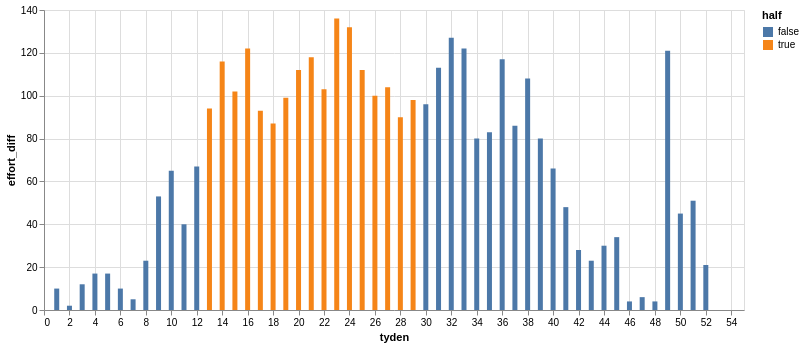

Notebook code cell kept with this figure:
### Code cell
alt.Chart(
    mark_shortest_half_span(df=serie(segment="Adamaov climb")),
    width=700,
    height=300
).mark_bar(
).encode(
    alt.X("tyden"),
    alt.Y("effort_diff"),
    alt.Color("half")
)

### Figure 1 — Vega-Lite specification as saved in the notebook (floating-point values rounded to 4 significant figures)
{"config": {"view": {"continuousWidth": 300, "continuousHeight": 300}}, "data": {"name": "data-4ce711fe31e4ea1eff8f35c79f806738"}, "mark": {"type": "bar"}, "encoding": {"color": {"field": "half", "type": "nominal"}, "x": {"field": "tyden", "type": "quantitative"}, "y": {"field": "effort_diff", "type": "quantitative"}}, "height": 300, "width": 700, "$schema": "https://vega.github.io/schema/vega-lite/v6.1.0.json", "datasets": {"data-4ce711fe31e4ea1eff8f35c79f806738": [{"tyden": 1, "effort_diff": 10, "half": false}, {"tyden": 2, "effort_diff": 2, "half": false}, {"tyden": 3, "effort_diff": 12, "half": false}, {"tyden": 4, "effort_diff": 17, "half": false}, {"tyden": 5, "effort_diff": 17, "half": false}, {"tyden": 6, "effort_diff": 10, "half": false}, {"tyden": 7, "effort_diff": 5, "half": false}, {"tyden": 8, "effort_diff": 23, "half": false}, {"tyden": 9, "effort_diff": 53, "half": false}, {"tyden": 10, "effort_diff": 65, "half": false}, {"tyden": 11, "effort_diff": 40, "half": false}, {"tyden": 12, "effort_diff": 67, "half": false}, {"tyden": 13, "effort_diff": 94, "half": true}, {"tyden": 14, "effort_diff": 116, "half": true}, {"tyden": 15, "effort_diff": 102, "half": true}, {"tyden": 16, "effort_diff": 122, "half": true}, {"tyden": 17, "effort_diff": 93, "half": true}, {"tyden": 18, "effort_diff": 87, "half": true}, {"tyden": 19, "effort_diff": 99, "half": true}, {"tyden": 20, "effort_diff": 112, "half": true}, {"tyden": 21, "effort_diff": 118, "half": true}, {"tyden": 22, "effort_diff": 103, "half": true}, {"tyden": 23, "effort_diff": 136, "half": true}, {"tyden": 24, "effort_diff": 132, "half": true}, {"tyden": 25, "effort_diff": 112, "half": true}, {"tyden": 26, "effort_diff": 100, "half": true}, {"tyden": 27, "effort_diff": 104, "half": true}, {"tyden": 28, "effort_diff": 90, "half": true}, {"tyden": 29, "effort_diff": 98, "half": true}, {"tyden": 30, "effort_diff": 96, "half": false}, {"tyden": 31, "effort_diff": 113, "half": false}, {"tyden": 32, "effort_diff": 127, "half": false}, {"tyden": 33, "effort_diff": 122, "half": false}, {"tyden": 34, "effort_diff": 80, "half": false}, {"tyden": 35, "effort_diff": 83, "half": false}, {"tyden": 36, "effort_diff": 117, "half": false}, {"tyden": 37, "effort_diff": 86, "half": false}, {"tyden": 38, "effort_diff": 108, "half": false}, {"tyden": 39, "effort_diff": 80, "half": false}, {"tyden": 40, "effort_diff": 66, "half": false}, {"tyden": 41, "effort_diff": 48, "half": false}, {"tyden": 42, "effort_diff": 28, "half": false}, {"tyden": 43, "effort_diff": 23, "half": false}, {"tyden": 44, "effort_diff": 30, "half": false}, {"tyden": 45, "effort_diff": 34, "half": false}, {"tyden": 46, "effort_diff": 4, "half": false}, {"tyden": 47, "effort_diff": 6, "half": false}, {"tyden": 48, "effort_diff": 4, "half": false}, {"tyden": 49, "effort_diff": 121, "half": false}, {"tyden": 50, "effort_diff": 45, "half": false}, {"tyden": 51, "effort_diff": 51, "half": false}, {"tyden": 52, "effort_diff": 21, "half": false}]}}
